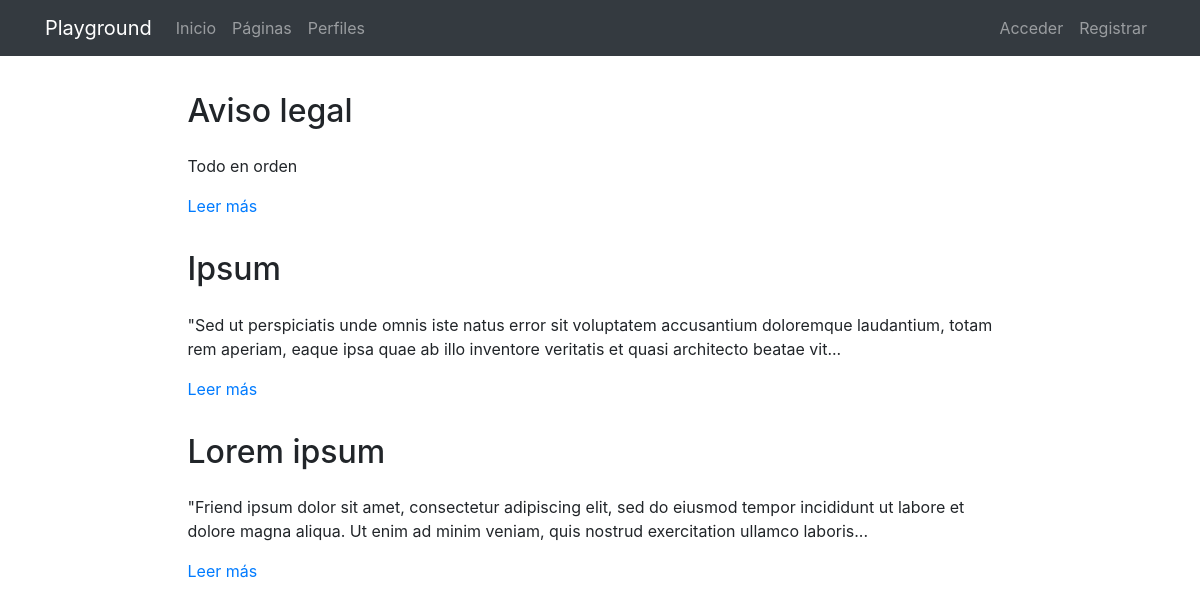
The page /pages/ on the database its author committed.
### pages/models.py (models this page shows, shortened)
class Page(models.Model):
    title = models.CharField(verbose_name="Título", max_length=200)
    content = RichTextField(verbose_name="Contenido")
    order = models.SmallIntegerField(verbose_name="Orden", default=0)
    created = models.DateTimeField(auto_now_add=True, verbose_name="Fecha de creación")
    updated = models.DateTimeField(auto_now=True, verbose_name="Fecha de edición")
    class Meta:
        verbose_name = "página"
        verbose_name_plural = "páginas"
        ordering = ['order', 'title']

### pages/views.py (the view)
# urls.py: path('', PagesListView.as_view(), name='pages'),
class PagesListView(ListView):#Cuando voy a la página me tirar error si no coloco un template como django lo pide por ejemplo page_list, nombre del modelo page barra abajo list
    model = Page #Le digo que tiene que gestionar el modelo Page

### pages/templates/pages/page_list.html (shortened to what this page needs)
{% extends 'core/base.html' %}
{% load static %}
{% block content %}
{%include 'pages/includes/pages_menu.html' %}
<main role="main">
  <div class="container mb-4">
    {% for page in page_list|dictsort:"id" reversed %}
      <div class="row mt-3">
        <div class="col-md-9 mx-auto">
          <h2 class="mb-4">{{page.title}}</h2>
          <div>
            <p>{{page.content|striptags|safe|truncatechars:"200"}}</p>
            <p><a href="{% url 'page' page.id page.title|slugify %}">Leer más</a>
            </p>
          </div>
        </div>
      </div>
    {% endfor %}
  </div>
</main>
{% endblock %}

### core/static/core/css/main.css (style rules this page uses)
main { padding-top: 20px; }
:root { --jumbotron-padding-y: 3rem; }

### rows shown on the page
Page: title "Aviso legal", content "Todo en orden"
Page: title "Ipsum", content "\"Sed ut perspiciatis unde omnis iste natus error sit voluptatem accusantium doloremque laudantium, totam rem aperiam, eaque ipsa quae ab illo inventore veritatis et quasi architecto beatae vit..."
Page: title "Lorem ipsum", content "\"Friend ipsum dolor sit amet, consectetur adipiscing elit, sed do eiusmod tempor incididunt ut labore et dolore magna aliqua. Ut enim ad minim veniam, quis nostrud exercitation ullamco laboris..."
